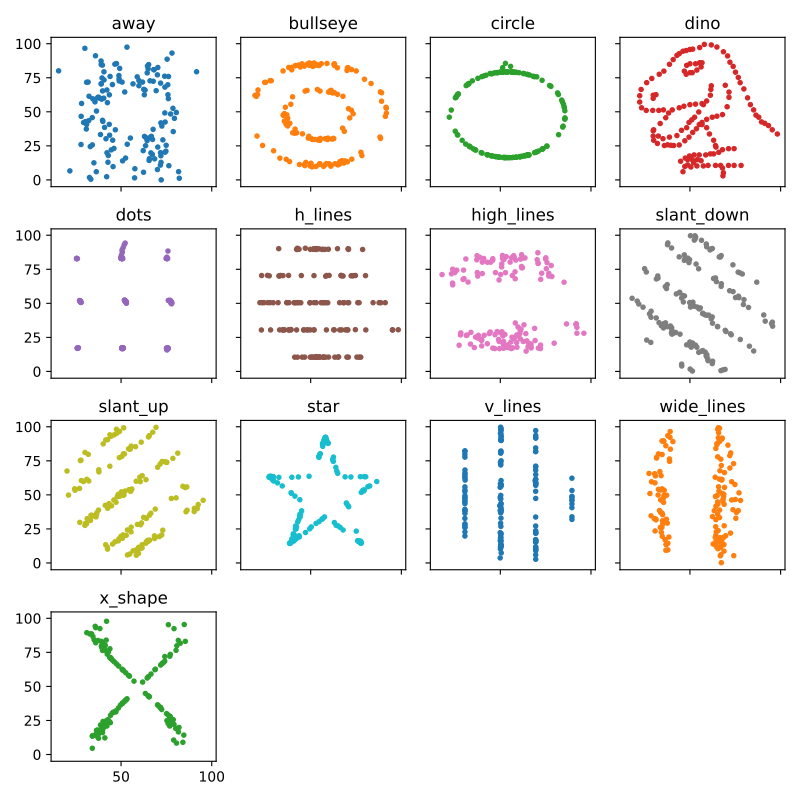

Python code for this plot:
import pandas as pd
import matplotlib.pyplot as plt
from matplotlib.colors import TABLEAU_COLORS
import numpy as np #nunpy haha
import math

# Store the dataset in a df, while specifying the header from the tsv
df = pd.read_csv('DatasaurusDozen.tsv', sep='\t', header=0)
# We have exactly so many datasets in the df as there are unique values of the "dataset" attribute.
n = len(df['dataset'].unique())

# We find the integer product cols * rows >= n, such that cols and rows are minimal.
# This is done to find the number of subplots in our graph, such that it appears as "square" as can be.
cols = round(n ** 0.5)
rows = math.ceil(n / cols)

# Generate subplots for each row and column.
fig, axes = plt.subplots(rows, cols, figsize=(2 * cols, 2 * rows), sharex=True, sharey=True)
axes = axes.flatten()

# We iterate through i < n, to assign each plot a colour.
i = 0
colors = list(TABLEAU_COLORS.keys())
# For each subplot, we assign one name, dataset pair.
for ax, (name, ds) in zip(axes, df.groupby('dataset')):
    # Calculate the mean and variance x and y on the fly using numpy.
    print(f"M=({np.mean(ds['x']):.4f}, {np.mean(ds['y']):.4f})\tV=({np.var(ds['x']):.4f}, {np.var(ds['y']):.4f})")
    # Plot each ds as a scatterplot as needed.
    ax.scatter(ds['x'], ds['y'], marker='.', color=colors[i % len(colors)])
    ax.set_title(name)
    i += 1

# Hide empty plots, as cols * rows <= n.
for ax in axes[n:]:
    ax.set_visible(False)

plt.tight_layout()
plt.savefig("1.2.pdf")
